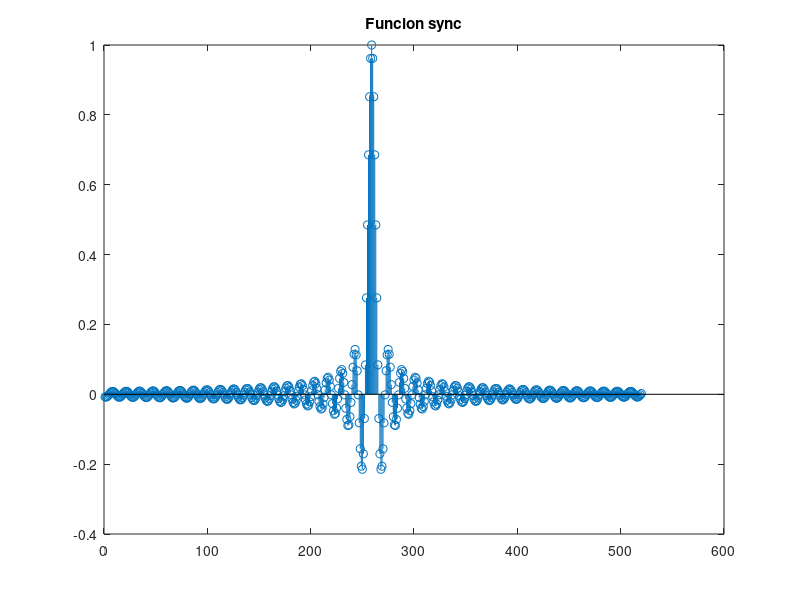
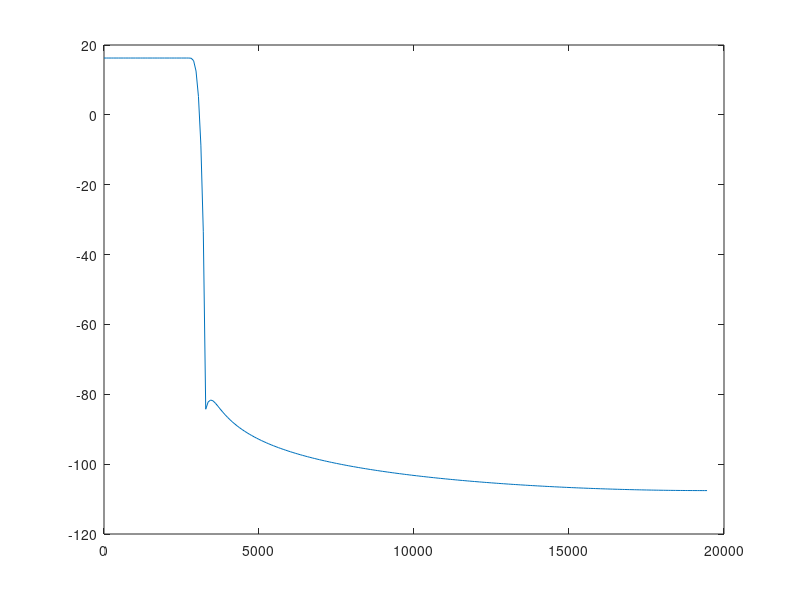
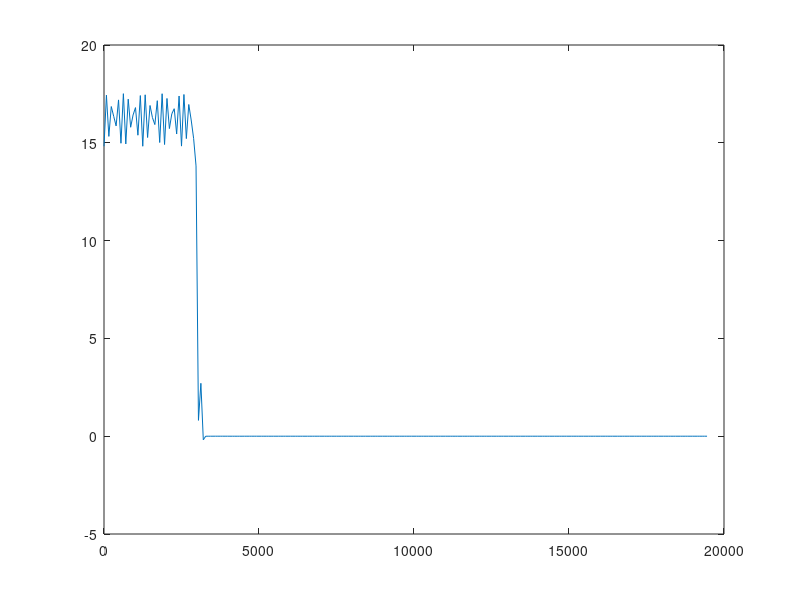

MATLAB code to generate these figures, in order:
% heb = Num;
% save('FiltroFIR.dat', 'heb');
% Fs = 39062;
% fvtool (heb);

BT=300;
fs=39062;
Fc=3000;

bt=BT*2/fs;         %banda de transicion en frecuencia digital
fc=Fc*2/fs;         %frecuancia de corte en frecuencia digital

K=500;              %numeros de muestras
x=(0:K/2-1)*fs/K;   %frecuencia normal.

M=floor(8/bt);      %floor redondea el resultado de 8/bt a entero mas cercano

if (-1)^(M)==1      %M par
   N1=-M/2 +1;
   N2=M/2;
else                %M impar
    N1=-(M-1)/2;
    N2=(M-1)/2;
end

s=zeros((-N1+N2+1),1);
for n=(1:(-N1+N2+1))
    s(n)=sinc((n+N1)*fc);
end

%graficamos la funcion sync
figure;
stem(s);
title('Funcion sync');

c=chebwin(-N1+N2+1);
hpb=zeros((-N1+N2+1),1); 

for n=(1:(-N1+N2+1))
    hpb(n)=s(n)*c(n);
end

Hpb = fft(hpb,K);

hpb_n = hpb/abs(Hpb(1))

del=zeros(size(hpb));
del(40)=1;

hpa = del-hpb;

Hpb = fft(hpb,K);
Hpa = fft(hpa,K);

Hpb_db = mag2db(abs(Hpb(1:K/2)));
Hpa_db = mag2db(abs(Hpa(1:K/2)));
figure;
plot(x,Hpb_db);
figure;
plot(x,Hpa_db);

